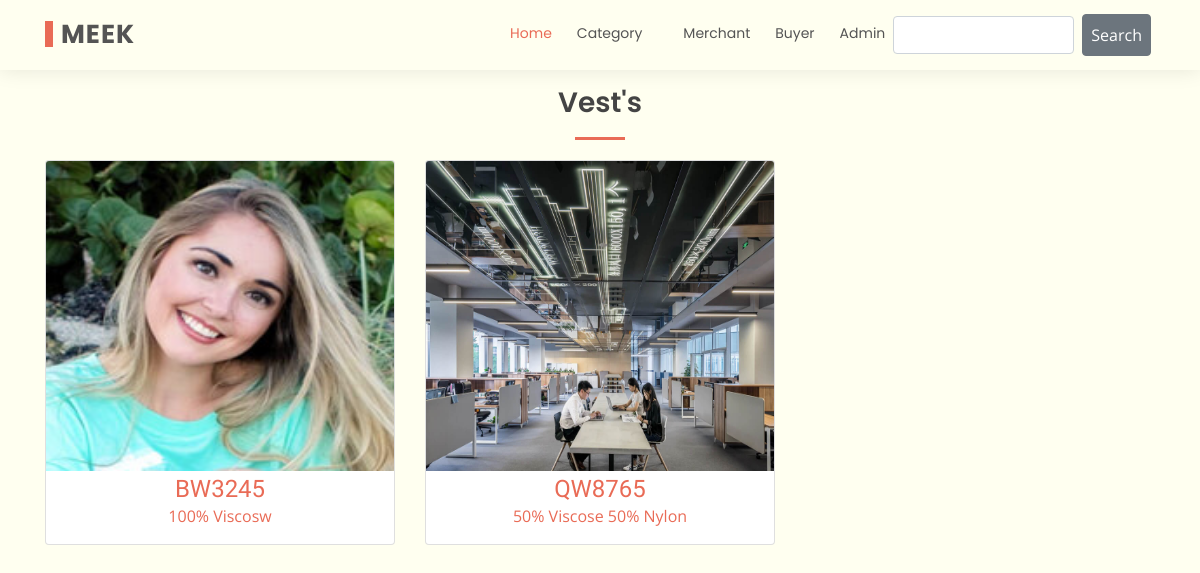
/category/vest, run on an earlier commit of the app's database.
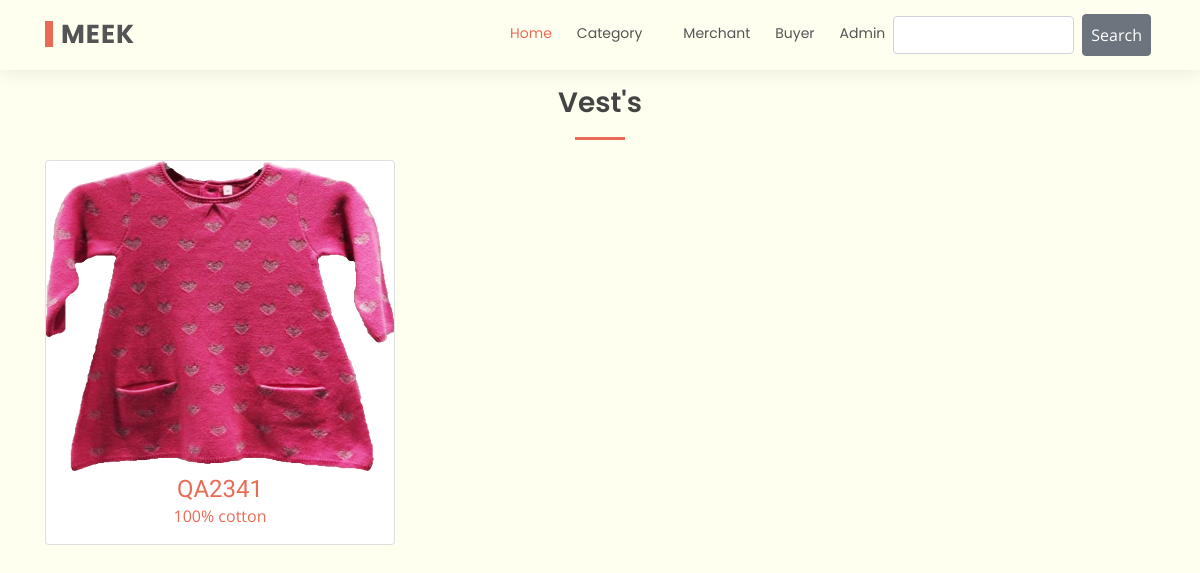
And on a later commit of the database.
### product/models.py (models this page shows, shortened)
class Product(models.Model):
    product_style = models.CharField(max_length=21)
    product_composition = models.CharField(max_length=144)
    product_gauge = models.CharField(max_length=13)
    product_size = models.CharField(max_length=13)
    product_weight = models.CharField(max_length=13)
    product_moq = models.CharField(max_length=13)
    product_fob = models.CharField(max_length=13)
    product_category = models.ForeignKey(Category, on_delete=models.SET_DEFAULT, default="-")
    product_gender = models.ForeignKey(Gender, on_delete=models.SET_DEFAULT, default="-")
    product_merchant = models.ForeignKey(Merchant, on_delete=models.SET_DEFAULT, default="Admin")
    product_buyer = models.IntegerField(default=0)
    product_shipment_date = models.DateField(auto_now_add=False)
    product_quantity = models.IntegerField(default=0)
    product_image = models.ImageField(default='default.jpg', upload_to='product/pro')
    product_chart = models.ImageField(default='default.jpg', upload_to='product/chart')

### core/views.py (the view)
# urls.py: path('category/vest', views.vest_view, name='vest_index'),
def vest_view(request):
    query = 'vest'
    vest = Product.objects.filter(
        Q(product_category__category_name__exact=query)
    )
    return render(request, 'product/core/vest/vest_list.html', {'products': vest})

### product/templates/product/core/vest/vest_list.html (shortened to what this page needs)
{% extends 'product/master.html' %}
{% load static %}
{% block main %}
  <main id="main">
    <section id="services" class="services">
      <div class="container">
        <div class="section-title mt-3 mb-0 p-0" data-aos="fade-up">
          <h2>Vest's</h2>
        </div>
        <div class="row">
          {% for product in products %}
            <div class="col-lg-4 col-md-6 align-items-stretch">
              <div class="card" id='product-card'>
                <a href="{% url 'product:product_details' product.id %}">
                <img style='weight: 233pt; height: 233pt;' class='card-img-top' src="{{ product.product_image.url }}" alt="" srcset=""></a>
                <h4 class='mt-1 text-center mb-0'><a href="{% url 'product:product_details' product.id %}">{{product.product_style}}</a></h4>
                <p class='text-center'><a href="{% url 'product:product_details' product.id %}">{{product.product_composition}}</a></p>
              </div>
              <br>
            </div>
          {% endfor %}
        </div>
      </div>
    </section>
  </main>
{% endblock main %}

### product/templates/product/master.html (shortened to what this page needs)
{% load static %}
<!DOCTYPE html>
<html lang="en">
<head>
  <link href="{% static 'vendor/bootstrap/css/bootstrap.min.css' %}" rel="stylesheet">
  <link href="{% static 'vendor/icofont/icofont.min.css' %}" rel="stylesheet">
  <link href="{% static 'vendor/boxicons/css/boxicons.min.css' %}" rel="stylesheet">
  <link href="{% static 'vendor/animate.css/animate.min.css' %}" rel="stylesheet">
  <link href="{% static 'vendor/owl.carousel/assets/owl.carousel.min.css' %}" rel="stylesheet">
  <link href="{% static 'vendor/venobox/venobox.css' %}" rel="stylesheet">
  <link href="{% static 'css/style.css' %}" rel="stylesheet">
</head>
<body style="background-color: #fffff0">
{% include 'product/partials/_header.html' %}
  {% block main %}{% endblock main %}
</body>
</html>

### product/templates/product/partials/_header.html (shortened to what this page needs)
  <header id="header" style="background-color: #fffff0">
    <div class="container d-flex ">
      <div class="logo mr-auto">
        <h1 class="text-light"><a href="{% url 'product:product_index'%}"><span>MEEK</span></a></h1>
      </div>
      <nav class="nav-menu d-none d-lg-block ">
        <ul>
          <li class="active"><a href="{% url 'product:product_index'%}">Home</a></li>
          <li class="drop-down"><a href="#">Category</a>
          </li>
          <li><a href="{% url 'merchant_index' %}">Merchant</a></li>
          <li><a href="portfolio.html">Buyer</a></li>
          <li><a href="{% url 'admin:index'%}">Admin</a></li>
          <li class='m-1 ml-2'>
            <form class="form-inline my-2 my-lg-0" method="GET" action="{% url 'product:search' %}">
              <input class="form-control mr-sm-2" name="q" type="search" placeholder=" " aria-label="Search">
              <button class="btn btn-secondary my-2 my-sm-0 p-2" type="submit">Search</button>
            </form>
          </li>
        </ul>
      </nav>
    </div>
  </header>

### product/static/css/style.css (style rules this page uses)
body { font-family: "Open Sans", sans-serif; color: #444444; }
a { color: #e96b56; }
h1, h2, h3, h4, h5, h6 { font-family: "Raleway", sans-serif; }
#header { height: 70px; transition: all 0.5s; z-index: 997; transition: all 0.5s; padding: 10px 0; background: #fff; box-shadow: 0px 0px 20px 0px rgba(0, 0, 0, 0.1); position: relative; }
#header .logo h1 { font-size: 26px; padding: 0 0 0 8px; margin: 11px 0; line-height: 1; font-weight: 700; letter-spacing: 1px; text-transform: uppercase; font-family: "Poppins", sans-serif; border-left: 8px solid #e96b56; }
#header .logo h1 a, #header .logo h1 a:hover { color: #545454; text-decoration: none; }
.nav-menu, .nav-menu * { margin: 0; padding: 0; list-style: none; }
.nav-menu > ul > li { position: relative; white-space: nowrap; float: left; }
.nav-menu a { display: block; position: relative; color: #545454; padding: 13px 0 15px 25px; transition: 0.3s; font-size: 14px; font-family: "Poppins", sans-serif; }
.nav-menu a:hover, .nav-menu .active > a, .nav-menu li:hover > a { color: #e96b56; text-decoration: none; }
.nav-menu .drop-down > a:after { content: "\ea99"; font-family: IcoFont; padding-left: 5px; }
.mobile-nav { position: fixed; top: 55px; right: 15px; bottom: 15px; left: 15px; z-index: 9999; overflow-y: auto; background: #fff; transition: ease-in-out 0.2s; opacity: 0; visibility: hidden; border-radius: 10px; padding: 10px 0; }
.mobile-nav * { margin: 0; padding: 0; list-style: none; }
.mobile-nav a { display: block; position: relative; color: #545454; padding: 10px 20px; font-weight: 500; outline: none; }
.mobile-nav a:hover, .mobile-nav .active > a, .mobile-nav li:hover > a { color: #e96b56; text-decoration: none; }
.mobile-nav .drop-down > a:after { content: "\ea99"; font-family: IcoFont; padding-left: 10px; position: absolute; right: 15px; }
.mobile-nav .drop-down > a { padding-right: 35px; }
section { padding: 0 0 80px 0; }
.section-title { text-align: center; padding-bottom: 30px; }
.section-title h2 { font-size: 28px; font-weight: 600; margin-bottom: 20px; padding-bottom: 20px; position: relative; font-family: "Poppins", sans-serif; }
.section-title h2::after { content: ''; position: absolute; display: block; width: 50px; height: 3px; background: #e96b56; bottom: 0; left: calc(50% - 25px); }

What changed in the data, as far as the page shows it:
no longer on this page (row edited): Product: product_image (picture), product_style "BW3245", product_composition "100% Viscosw"
removed Product: product_image (picture), product_style "QW8765", product_composition "50% Viscose 50% Nylon"
added Product: product_image (picture), product_style "QA2341", product_composition "100% cotton"
